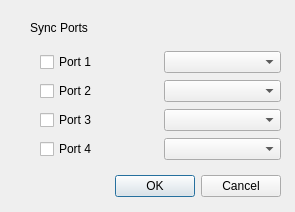
<?xml version="1.0" encoding="UTF-8"?>
<ui version="4.0">
 <class>Dialog</class>
 <widget class="QDialog" name="Dialog">
  <property name="geometry">
   <rect>
    <x>0</x>
    <y>0</y>
    <width>295</width>
    <height>212</height>
   </rect>
  </property>
  <property name="windowTitle">
   <string>Dialog</string>
  </property>
  <widget class="QDialogButtonBox" name="buttonBox">
   <property name="geometry">
    <rect>
     <x>70</x>
     <y>170</y>
     <width>211</width>
     <height>32</height>
    </rect>
   </property>
   <property name="orientation">
    <enum>Qt::Horizontal</enum>
   </property>
   <property name="standardButtons">
    <set>QDialogButtonBox::Cancel|QDialogButtonBox::Ok</set>
   </property>
  </widget>
  <widget class="QLabel" name="label">
   <property name="geometry">
    <rect>
     <x>30</x>
     <y>20</y>
     <width>61</width>
     <height>16</height>
    </rect>
   </property>
   <property name="text">
    <string>Sync Ports</string>
   </property>
  </widget>
  <widget class="QWidget" name="">
   <property name="geometry">
    <rect>
     <x>40</x>
     <y>50</y>
     <width>241</width>
     <height>111</height>
    </rect>
   </property>
   <layout class="QVBoxLayout" name="verticalLayout">
    <item>
     <layout class="QHBoxLayout" name="horizontalLayout">
      <item>
       <widget class="QCheckBox" name="chkPort1">
        <property name="text">
         <string>Port 1</string>
        </property>
       </widget>
      </item>
      <item>
       <widget class="QComboBox" name="cbPort1"/>
      </item>
     </layout>
    </item>
    <item>
     <layout class="QHBoxLayout" name="horizontalLayout_2">
      <item>
       <widget class="QCheckBox" name="chkPort2">
        <property name="text">
         <string>Port 2</string>
        </property>
       </widget>
      </item>
      <item>
       <widget class="QComboBox" name="cbPort2"/>
      </item>
     </layout>
    </item>
    <item>
     <layout class="QHBoxLayout" name="horizontalLayout_3">
      <item>
       <widget class="QCheckBox" name="chkPort3">
        <property name="text">
         <string>Port 3</string>
        </property>
       </widget>
      </item>
      <item>
       <widget class="QComboBox" name="cbPort3"/>
      </item>
     </layout>
    </item>
    <item>
     <layout class="QHBoxLayout" name="horizontalLayout_4">
      <item>
       <widget class="QCheckBox" name="chkPort4">
        <property name="text">
         <string>Port 4</string>
        </property>
       </widget>
      </item>
      <item>
       <widget class="QComboBox" name="cbPort4"/>
      </item>
     </layout>
    </item>
   </layout>
  </widget>
 </widget>
 <resources/>
 <connections>
  <connection>
   <sender>buttonBox</sender>
   <signal>accepted()</signal>
   <receiver>Dialog</receiver>
   <slot>accept()</slot>
   <hints>
    <hint type="sourcelabel">
     <x>248</x>
     <y>254</y>
    </hint>
    <hint type="destinationlabel">
     <x>157</x>
     <y>274</y>
    </hint>
   </hints>
  </connection>
  <connection>
   <sender>buttonBox</sender>
   <signal>rejected()</signal>
   <receiver>Dialog</receiver>
   <slot>reject()</slot>
   <hints>
    <hint type="sourcelabel">
     <x>316</x>
     <y>260</y>
    </hint>
    <hint type="destinationlabel">
     <x>286</x>
     <y>274</y>
    </hint>
   </hints>
  </connection>
 </connections>
</ui>
